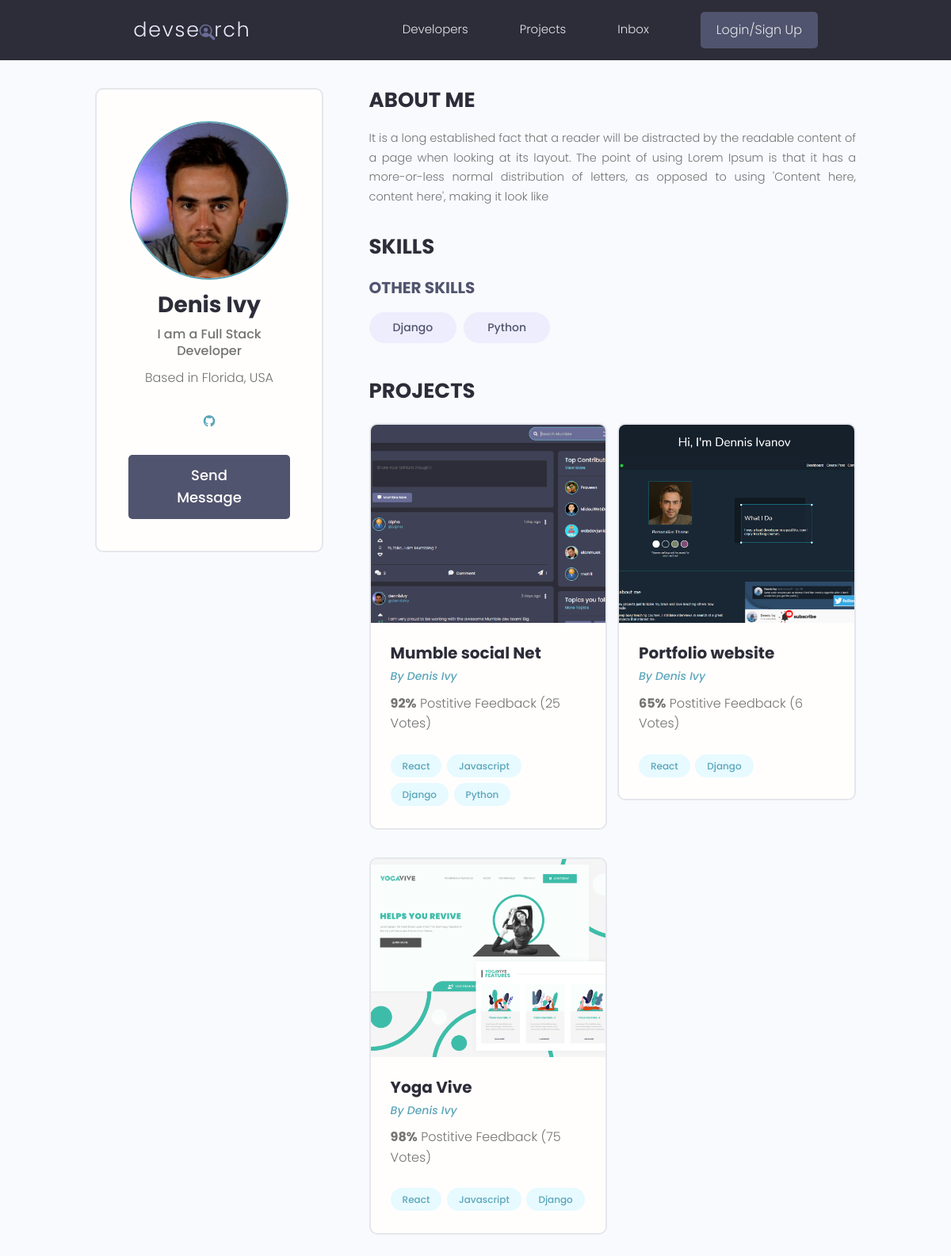
Page /profile/99b0aba9-a3b3-4971-ac98-eaad0ba27166/ on the committed database.
### users/models.py (models this page shows, shortened)
class Profile(models.Model):
    user = models.OneToOneField(User, on_delete=models.CASCADE, null=True, blank=True)
    name = models.CharField(max_length=200, blank=True, null=True)
    email = models.EmailField(max_length=500, blank=True, null=True)
    username = models.CharField(max_length=200, blank=True, null=True)
    location = models.CharField(max_length=200, blank=True, null=True)
    short_intro = models.CharField(max_length=200, blank=True, null=True)
    bio = models.TextField(blank=True, null=True)
    profile_image = models.ImageField(null=True, blank=True, upload_to='profiles/',default='profiles/user-default.png')
    social_github = models.CharField(max_length=200, blank=True, null=True)
    social_twitter = models.CharField(max_length=200, blank=True, null=True)
    social_linkedin = models.CharField(max_length=200, blank=True, null=True)
    social_website = models.CharField(max_length=200, blank=True, null=True)
    social_youtube = models.CharField(max_length=200, blank=True, null=True)
    created = models.DateTimeField(auto_now_add=True)
    id = models.UUIDField(default=uuid.uuid4, unique=True, primary_key=True, editable=False)

class Skill(models.Model):
    owner = models.ForeignKey(Profile, on_delete=models.CASCADE, null=True, blank=True)
    name = models.CharField(max_length=200, null=True, blank=True)
    description = models.TextField(null=True, blank=True)
    created = models.DateTimeField(auto_now_add=True)
    id = models.UUIDField(default=uuid.uuid4, unique=True, primary_key=True, editable=False)
    def __str__(self) -> str:
        return str(self.name)

### projects/models.py (models this page shows, shortened)
class Project(models.Model):
    owner = models.ForeignKey(Profile, null=True, blank=True, on_delete=models.SET_NULL)
    title = models.CharField(max_length=200)
    description = models.TextField(null=True, blank=True)
    featured_image = models.ImageField(null=True, blank=True, default='default.jpg')
    demo_link = models.CharField(max_length=2000, null=True, blank=True)
    source_link = models.CharField(max_length=2000, null=True, blank=True)
    tags = models.ManyToManyField('Tag', blank=True)
    vote_total = models.IntegerField(default=0, null=True, blank=True)
    vote_ratio = models.IntegerField(default=0, null=True, blank=True)
    created = models.DateTimeField(auto_now_add=True)
    id = models.UUIDField(default=uuid.uuid4, unique=True, primary_key=True, editable=False)

class Tag(models.Model):
    name = models.CharField(max_length=200)
    created = models.DateTimeField(auto_now_add=True)
    id = models.UUIDField(default=uuid.uuid4, unique=True, primary_key=True, editable=False)
    def __str__(self) -> str:
        return self.name

### users/views.py (the view)
# urls.py: path('profile/<str:pk>/', views.userProfile, name="user-profile"),
def userProfile(request, pk):
    profile = Profile.objects.get(id=pk)
    topskills = profile.skill_set.exclude(description__exact="")
    otherskills = profile.skill_set.filter(description="")
    context = {"profile":profile, "topSkills":topskills, "otherSkills":otherskills}
    return render(request, 'users/user-profile.html', context)

### users/templates/users/user-profile.html (shortened to what this page needs)
{% extends 'base.html' %} {% block content %}
<main class="profile my-md">
  <div class="container">
    <div class="layout">
      <div class="column column--1of3">
        <div class="card text-center">
          <div class="card__body dev">
            <img
              class="avatar avatar--xl"
              src="{{ profile.profile_image.url }}"
            />
            <h2 class="dev__name">{{profile.name}}</h2>
            <p class="dev__title">{{profile.short_intro}}</p>
            <p class="dev__location">Based in {{profile.location}}</p>
            <ul class="dev__social">
              {% if profile.social_github %}
              <li>
                <a
                  title="Github"
                  href="{{profile.social_github}}"
                  target="_blank"
                  ><i class="fa-brands fa-github"></i
                ></a>
              </li>
              {% endif %}
            </ul>
            <a href="#" class="btn btn--sub btn--lg">Send Message </a>
          </div>
        </div>
      </div>
      <div class="column column--2of3">
        <div class="devInfo">
          <h3 class="devInfo__title">About Me</h3>
          <p class="devInfo__about">{{profile.bio}}</p>
        </div>
        <div class="devInfo">
          <h3 class="devInfo__title">Skills</h3>
          <div class="devInfo__skills">
            <h3 class="devInfo__subtitle">Other Skills</h3>
            <div class="devInfo__otherSkills">
              {% for skill in otherSkills %}
              <span class="tag tag--pill tag--sub tag--lg">
                <small>{{skill}}</small>
              </span>
              {% endfor %}
            </div>
          </div>
        </div>
        <div class="devInfo">
          <h3 class="devInfo__title">Projects</h3>
          <div class="grid grid--two">
            {% for project in profile.project_set.all %}
            <div class="column">
              <div class="card project">
                <a href="{% url 'project' project.id %}" class="project">
                  <img
                    class="project__thumbnail"
                    src="{{project.featured_image.url}}"
                    alt="project thumbnail"
                  />
                  <div class="card__body">
                    <h3 class="project__title">{{project.title}}</h3>
                    <p>
                      <a
                        class="project__author"
                        href="{% url 'user-profile' profile.id %}"
                        >By {{profile.name}}</a
                      >
                    </p>
                    <p class="project--rating">
                      <span style="font-weight: bold"
                        >{{project.vote_ratio}}%</span
                      >
                      Postitive Feedback ({{project.vote_total}}
                      Vote{{project.vote_total|pluralize:"s"}})
                    </p>
                    <div class="project__tags">
                      {% for tag in project.tags.all %}
                      <span class="tag tag--pill tag--main">
                        <small>{{tag}}</small>
                      </span>
                      {% endfor %}
                    </div>
                  </div>
                </a>
              </div>
            </div>
            {% endfor %}
          </div>
        </div>
      </div>
    </div>
  </div>
</main>
{% endblock %}

### static/styles/app.css (style rules this page uses)
:root { --color-sub: #2d2d39; }
.btn--sub { background-color: var(--color-sub-light); }
.card { border: 2px solid var(--color-light); }
img { width: 100%; }
.profile .card > .dev { padding: 4rem; }
.dev__name { color: var(--color-sub); font-size: 2.8rem; font-weight: 700; margin-top: 1rem; margin-bottom: 0.5rem; }
.dev__title { font-size: 1.6rem; font-weight: 500; line-height: 1.3; }
.dev__location { margin-top: 1rem; }
.dev__social { margin: 3rem 0; list-style: none; display: flex; justify-content: center; gap: 1.5rem; }
.devInfo { margin-bottom: 3rem; }
.devInfo__title, .devInfo__subtitle { font-size: 2.6rem; color: var(--color-sub); text-transform: uppercase; font-weight: 700; margin-bottom: 1.5rem; }
.devInfo__subtitle { font-size: 2rem; color: var(--color-sub-light); }
.devInfo__about, .devSkill__info { font-size: 1.45rem; line-height: 1.7; text-align: justify; }
.project__author { font-size: 1.4rem; font-style: italic; }
.project--rating { margin-bottom: 1.6em; margin-top: .5em; }
.project__thumbnail { height: 25rem; object-fit: cover; object-position: top center; }
.project__title { font-size: 2rem; font-weight: 700; color: var(--color-sub); }

### static/uikit/styles/modules/_variables.css (style rules this page uses)
:root { --color-main: #5aa5b9; --color-main-light: #e6faff; --color-sub: #3f4156; --color-sub-light: #51546e; --color-sub-lighter: #ededfd; --color-text: #737373; --color-gray: #8b8b8b; --color-light: #e5e7eb; --color-light-gray: #767676; --color-bg: #f8fafd; --color-white: #fffefd; --color-white-light: #f3f3f3; --color-success: #359e64; --color-success-bg: #def8e8; --color-error: #fc4b0b; --color-error-bg: #fff2ee; --font-base: 'Poppins', arial, helvetica, 'Segoe UI', roboto, ubuntu, sans-serif; --font-monospace: 'Fira Code', 'Courier New', courier, monospace; --font-regular: 300; --font-medium: 500; --font-bold: 700; --generic-shadow: 1px 1px 5px #00000010; --generic-transition: all 0.3s ease-in-out; }

### static/uikit/styles/modules/_base.css (style rules this page uses)
* { margin: 0; padding: 0; box-sizing: border-box; text-rendering: optimizeLegibility; color: inherit; font-size: inherit; }
html { font-size: 50%; }
@media only screen and (min-width: 480px) { html { font-size: 56.25%; } }
@media only screen and (min-width: 1200px) { html { font-size: 62.5%; } }
body { line-height: 1.6; font-weight: 400; font-size: 1.5rem; color: var(--color-text); background-color: var(--color-bg); min-height: 100vh; }

### static/uikit/styles/modules/_typography.css (style rules this page uses)
* { font-family: var(--font-base); }
h2 { font-size: 3.6rem; font-weight: var(--font-bold); }
h3 { font-size: 3.2rem; font-weight: var(--font-medium); }
p, span, strong { font-size: 1.6rem; color: var(--color-text); font-weight: var(--font-regular); }
a { padding-bottom: 2px; text-decoration: none; display: inline-block; color: var(--color-main); font-weight: var(--font-medium); }

### static/uikit/styles/modules/_utilities.css (style rules this page uses)
.container { width: 92%; max-width: 165rem; margin: 0 auto; box-sizing: border-box; }
@media screen and (min-width: 1000px) { .container { width: 90%; } }
@media screen and (min-width: 1200px) { .container { width: 80%; } }
.text-center { text-align: center; }
.my-md { margin: 3rem auto; }

### static/uikit/styles/modules/_avatar.css (style rules this page uses)
.avatar { border-radius: 50%; border: 2px solid var(--color-main); object-fit: cover; }
.avatar--xl { height: 20rem; width: 20rem; }

### static/uikit/styles/modules/_button.css (style rules this page uses)
.btn { display: inline-block; position: relative; cursor: pointer; background-color: var(--color-light); font-weight: var(--font-medium); color: var(--color-sub); text-decoration: none; padding: 1rem 2rem; border-radius: 0.5rem; border: none; width: -webkit-fit-content; width: -moz-fit-content; width: fit-content; height: -webkit-fit-content; height: -moz-fit-content; height: fit-content; font-size: 1.6rem; outline-width: 0; outline-color: transparent; -webkit-backface-visibility: hidden; backface-visibility: hidden; transition: all 0.3s ease-in-out; }
.btn--sub { background-color: var(--color-sub); color: var(--color-white); }
.btn--lg { font-size: 1.8rem; padding: 1.2rem 4.5rem; }

### static/uikit/styles/modules/_card.css (style rules this page uses)
.card { border-radius: 1rem; background-color: var(--color-white); border: 1.5px solid var(--color-light); width: auto; height: auto; margin-top: 0.5rem; margin-bottom: 0.5rem; overflow: hidden; }
.card__body, .card__header { padding: 2rem 2.5rem; }

### static/uikit/styles/modules/_layout.css (style rules this page uses)
.layout { display: flex; flex-flow: row wrap; justify-content: space-between; }
.layout > .column { margin-bottom: 3rem; }
.layout > .column.column--1of3 { flex-basis: 30%; }
.layout > .column.column--2of3 { flex-basis: 64%; }

### rows in the picture
Profile: profile_image (picture), name "Denis Ivy", short_intro "I am a Full Stack Developer", location "Florida, USA", bio "It is a long established fact that a reader will be distracted by the readable content of a page when looking at its layout. The point of using Lorem Ipsum is that it has a more-or-less normal distribution of letters, as opposed to using 'Content here, content here', making it look like"
Skill: name "Django"
Skill: name "Python"
Project: featured_image (picture), title "Mumble social Net", vote_ratio "92", vote_total "25"
Tag: name "React"
Tag: name "Javascript"
Tag: name "Django"
Tag: name "Python"
Project: featured_image (picture), title "Portfolio website", vote_ratio "65", vote_total "6"
Project: featured_image (picture), title "Yoga Vive", vote_ratio "98", vote_total "75"
